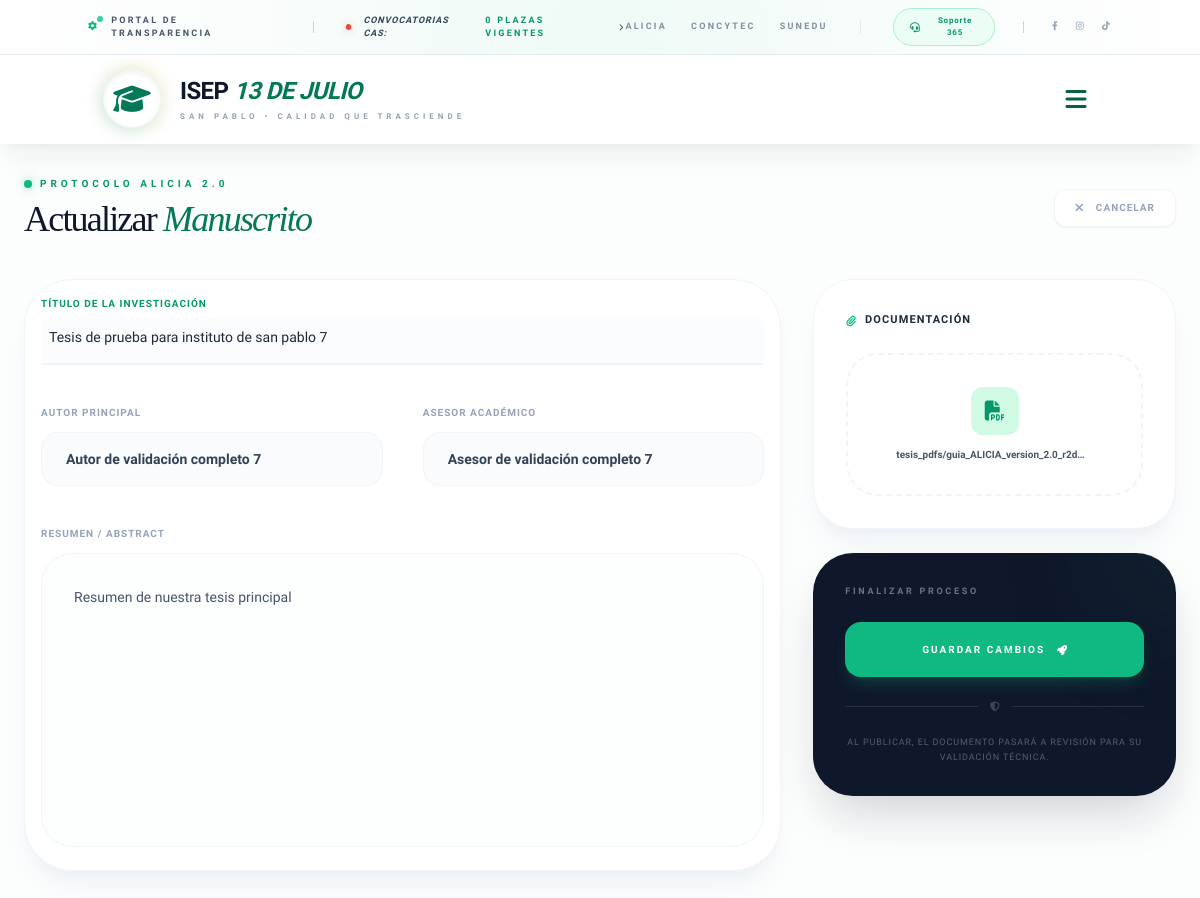
The page /editar/10/ on the database its author committed.
### investigacion/models.py (models this page shows, shortened)
class Tesis(models.Model):
    titulo = models.CharField(max_length=500)
    autor = models.CharField(max_length=255)
    asesor = models.CharField(max_length=255)
    resumen = models.TextField()
    archivo_pdf = models.FileField(upload_to='tesis_pdfs/')
    fecha_registro = models.DateTimeField(auto_now_add=True)
    ESTADOS = [
        ('pendiente', 'Pendiente'),
        ('validado', 'Validado'),
        ('enviado', 'Enviado a ALICIA'),
    ]
    estado = models.CharField(max_length=20, choices=ESTADOS, default='pendiente')

### investigacion/views.py (the view, shortened to what this page needs)
# urls.py: path('editar/<int:tesis_id>/', views.editar_tesis, name='editar_tesis'),
def editar_tesis(request, tesis_id):
    tesis = get_object_or_404(Tesis, id=tesis_id)
    return render(request, 'investigacion/registro.html', {
        'tesis': tesis,
        'editando': True
    })

### investigacion/templates/investigacion/registro.html (shortened to what this page needs)
{% extends 'base.html' %}
{% load static %}
{% block content %}
<main class="py-8 bg-[#fcfdfd] min-h-screen">
    <div class="max-w-7xl mx-auto px-6">
        <div class="mb-10 flex flex-col md:flex-row md:items-center justify-between gap-4">
            <div>
                <div class="flex items-center gap-2 mb-2">
                    <div class="w-2 h-2 rounded-full bg-emerald-500 shadow-[0_0_10px_rgba(16,185,129,0.5)]"></div>
                    <span class="text-emerald-600 text-[10px] font-black uppercase tracking-[0.4em]">Protocolo ALICIA 2.0</span>
                </div>
                <h1 class="text-4xl serif-font tracking-tighter text-slate-900">
                    {% if editando %}Actualizar <span class="italic font-light text-emerald-700">Manuscrito</span>{% else %}Nuevo <span class="italic font-light text-emerald-700">Registro Local</span>{% endif %}
                </h1>
            </div>
            <a href="{% url 'investigacion:lista_tesis' %}" class="group flex items-center gap-3 px-5 py-2.5 rounded-xl bg-white border border-slate-100 text-slate-400 hover:text-rose-500 hover:border-rose-100 transition-all shadow-sm">
                <i class="fa-solid fa-xmark text-xs group-hover:rotate-90 transition-transform"></i>
                <span class="text-[10px] font-black uppercase tracking-widest">Cancelar</span>
            </a>
        </div>
        <form action="{% if editando %}{% url 'investigacion:editar_tesis' tesis.id %}{% else %}{% url 'investigacion:registrar_tesis' %}{% endif %}"
              method="POST" enctype="multipart/form-data"
              class="grid grid-cols-1 lg:grid-cols-12 gap-8">
            <div class="lg:col-span-8 space-y-8">
                <div class="bg-white p-4 rounded-[3rem] border border-slate-100 shadow-xl shadow-slate-200/40">
                    <div class="grid grid-cols-1 gap-10">
                        <div class="group relative">
                            <label class="text-[10px] font-black uppercase tracking-widest text-emerald-600 mb-2 block transition-colors">
                                Título de la Investigación
                            </label>
                            <input type="text"
                                name="titulo"
                                value="{{ tesis.titulo|default:'' }}"
                                placeholder="Escriba el título completo de la tesis..."
                                class="w-full bg-slate-50/50 border-b-2 border-slate-100 p-2 pb-4 rounded-t-lg focus:border-emerald-500 focus:bg-transparent outline-none transition-all text-sm font-medium text-slate-800 placeholder:text-slate-200"
                                required>
                        </div>
                        <div class="grid grid-cols-1 md:grid-cols-2 gap-10">
                            <div class="group">
                                <label class="text-[10px] font-black uppercase tracking-widest text-slate-400 mb-3 block group-focus-within:text-emerald-500 transition-colors text-right md:text-left">Autor Principal</label>
                                <input type="text" name="autor" required value="{{ tesis.autor|default:'' }}"
                                    class="w-full bg-slate-50/80 border border-slate-100 px-6 py-4 rounded-2xl focus:border-emerald-500 focus:bg-white outline-none transition-all text-sm font-bold text-slate-700">
                            </div>
                            <div class="group">
                                <label class="text-[10px] font-black uppercase tracking-widest text-slate-400 mb-3 block group-focus-within:text-emerald-500 transition-colors">Asesor Académico</label>
                                <input type="text" name="asesor" required value="{{ tesis.asesor|default:'' }}"
                                    class="w-full bg-slate-50/80 border border-slate-100 px-6 py-4 rounded-2xl focus:border-emerald-500 focus:bg-white outline-none transition-all text-sm font-bold text-slate-700">
                            </div>
                        </div>
                        <div class="group">
                            <label class="text-[10px] font-black uppercase tracking-widest text-slate-400 mb-3 block group-focus-within:text-emerald-500 transition-colors">Resumen / Abstract</label>
                            <textarea name="resumen" required rows="10"
                                class="w-full bg-slate-50/30 border border-slate-100 p-8 rounded-[2rem] focus:border-emerald-500 focus:bg-white outline-none transition-all text-sm leading-relaxed text-slate-600 placeholder:text-slate-300 resize-none"
                                placeholder="Describa brevemente la metodología, objetivos y resultados...">{{ tesis.resumen|default:'' }}</textarea>
                        </div>
                    </div>
                </div>
            </div>
            <div class="lg:col-span-4 space-y-6">
                <div class="bg-white p-8 rounded-[2.5rem] border border-slate-100 shadow-xl shadow-slate-200/40">
                    <h3 class="text-[11px] font-black uppercase tracking-widest text-slate-800 mb-6 flex items-center gap-2">
                        <i class="fa-solid fa-paperclip text-emerald-500"></i> Documentación
                    </h3>
                    <div class="relative group/file">
                        <div id="drop-area" class="border-2 border-dashed border-slate-100 rounded-[2rem] p-8 text-center group-hover/file:border-emerald-400 group-hover/file:bg-emerald-50/50 transition-all duration-500">
                            <div id="file-preview">
                                {% if editando and tesis.archivo_pdf %}
                                    <div class="flex flex-col items-center">
                                        <div class="w-12 h-12 bg-emerald-100 text-emerald-600 rounded-xl flex items-center justify-center mb-3">
                                            <i class="fa-solid fa-file-pdf text-xl"></i>
                                        </div>
                                        <p class="text-[10px] font-bold text-slate-600 truncate w-full px-4">{{ tesis.archivo_pdf.name }}</p>
                                    </div>
                                {% endif %}
                            </div>
                        </div>
                    </div>
                </div>
                <div class="bg-slate-900 p-8 rounded-[2.5rem] shadow-2xl shadow-slate-900/20 relative overflow-hidden">
                    <div class="absolute top-0 right-0 w-32 h-32 bg-emerald-500/10 rounded-full blur-3xl -mr-16 -mt-16"></div>
                    <div class="relative z-10 space-y-6">
                        <div class="text-white/40 text-[9px] font-black uppercase tracking-[0.3em]">Finalizar Proceso</div>
                        <button type="submit"
                            class="w-full bg-emerald-500 text-white font-black py-5 rounded-2xl hover:bg-white hover:text-slate-900 transition-all duration-500 shadow-lg shadow-emerald-500/20 flex items-center justify-center gap-3 group">
                            <span class="tracking-[0.2em] text-[10px]">{% if editando %}GUARDAR CAMBIOS{% else %}PUBLICAR AHORA{% endif %}</span>
                            <i class="fa-solid fa-rocket text-[10px] group-hover:-translate-y-1 group-hover:translate-x-1 transition-transform"></i>
                        </button>
                        <div class="flex items-center gap-3 text-white/20">
                            <div class="flex-grow h-px bg-white/10"></div>
                            <i class="fa-solid fa-shield-halved text-[10px]"></i>
                            <div class="flex-grow h-px bg-white/10"></div>
                        </div>
                        <p class="text-[9px] text-white/30 text-center leading-relaxed font-medium uppercase tracking-widest">
                            Al publicar, el documento pasará a revisión para su validación técnica.
                        </p>
                    </div>
                </div>
            </div>
        </form>
    </div>
</main>
{% endblock %}

### static/css/style.css (style rules this page uses)
.serif-font { font-family: 'Playfair Display', serif; }

### rows shown on the page
Tesis: titulo "Tesis de prueba para instituto de san pablo 7", autor "Autor de validación completo 7", asesor "Asesor de validación completo 7", resumen "Resumen de nuestra tesis principal", archivo_pdf.name "tesis_pdfs/guia_ALICIA_version_2.0_r2d…"

### other values the page prints
{{ plazas_conteo|default:"0" }} "0"
